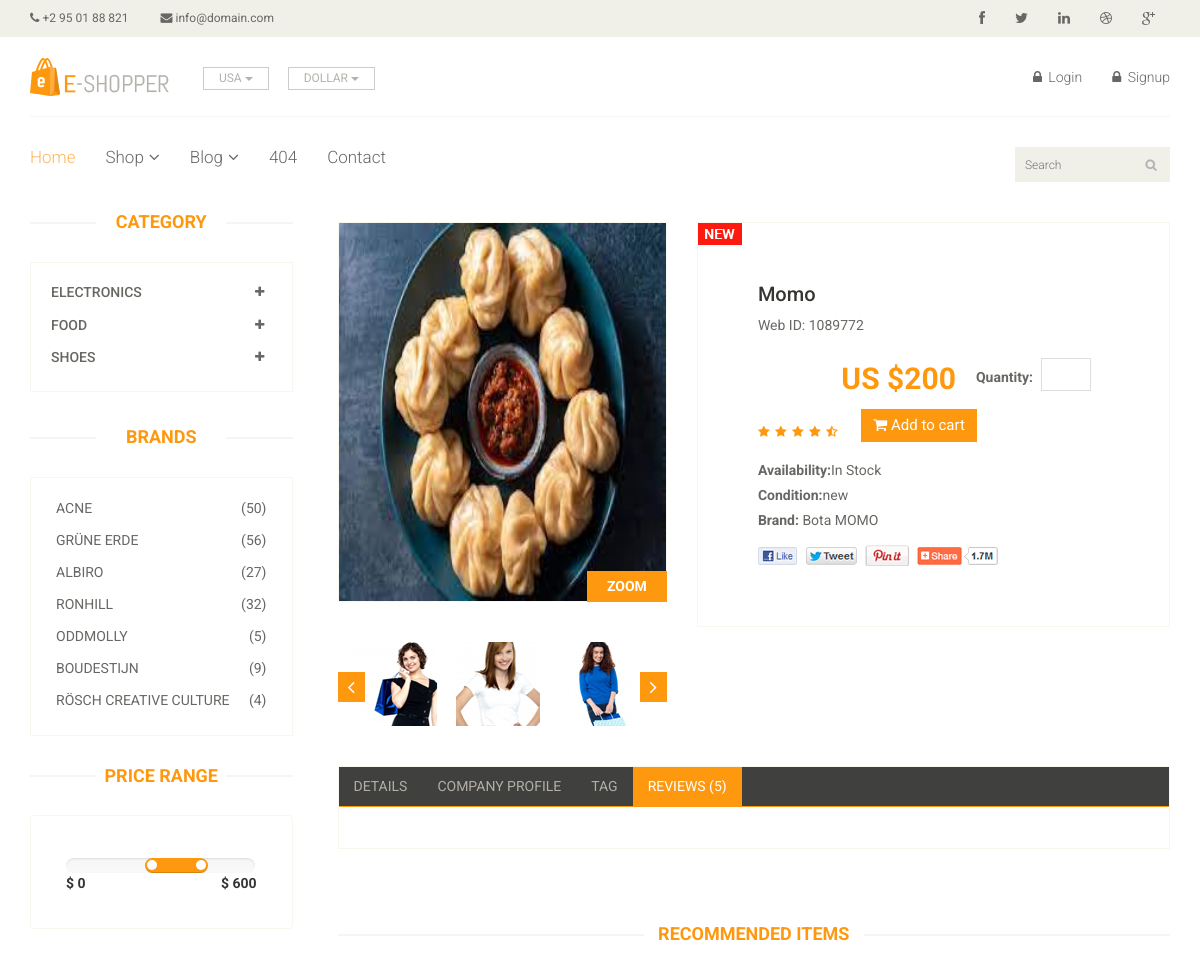
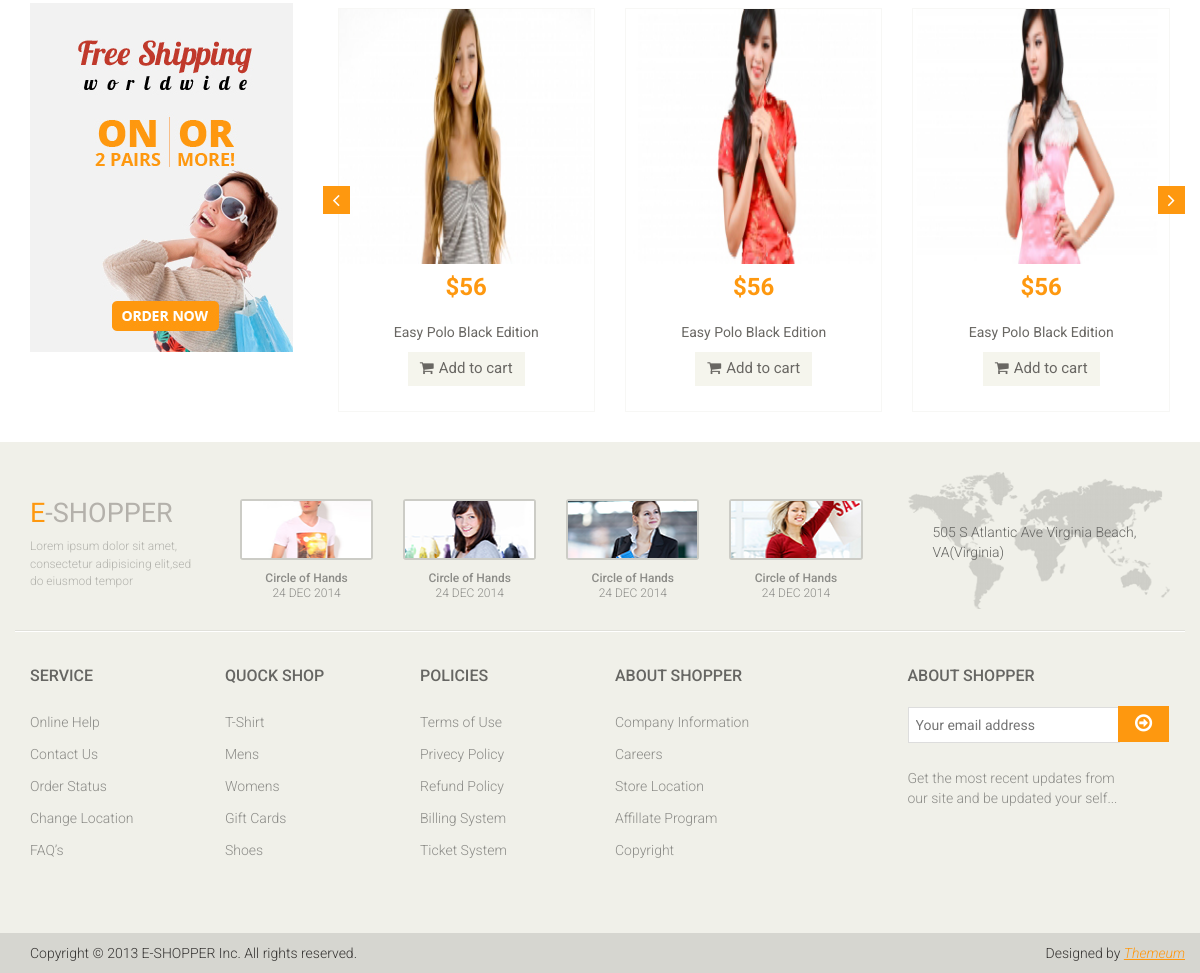
The page /product/Momo on the database its author committed (2 pictures, top to bottom).
### home/models.py (models this page shows, shortened)
class Category(models.Model):
	title = models.CharField(max_length = 400)
	slug = models.CharField(max_length = 500, unique = True) #Slug bhaneko ID jastai primary key
	description = models.TextField()

class Product(models.Model):
	title = models.CharField(max_length = 500)
	slug = models.CharField(max_length = 500, default = "", blank = True)
	price = models.IntegerField()
	discounted_price = models.IntegerField()
	status = models.CharField(max_length = 100, blank = True, choices = (('active','active'),('','inactive')))
	image = models.ImageField(upload_to = 'media')
	description = models.TextField(blank = True)
	labels = models.CharField(max_length = 100, choices = (('new','new'),('hot','hot'),('sale','sale')))
	category = models.ForeignKey(Category, on_delete = models.CASCADE)
	subcategory = models.ForeignKey(SubCategory, on_delete = models.CASCADE)
	brand = models.ForeignKey(Brand, on_delete = models.CASCADE, null = True)
	stock = models.CharField(max_length = 100, choices = (('In Stock','In Stock'),('Out of Stock','Out of Stock')))

class Brand(models.Model):
	title = models.CharField(max_length = 400)
	slug = models.CharField(max_length = 500, unique = True)
	description = models.TextField()
	def __str__(self):
		return self.title

### home/views.py (the view)
# urls.py: path('product/<slug>', ProductDetailView.as_view(), name = 'product'),
class ProductDetailView(BaseView):
	def get(self,request,slug):
		self.views['view_review'] = Review.objects.filter(slug = slug)
		self.views['detail_product'] = Product.objects.filter(slug = slug)
		self.views['slug'] = slug
		return render (request,'product-details.html',self.views)

### home/models.py (called while the page is built)
	def get_url(self):
		return reverse("home:subcategory",kwargs = {'slug':self.slug})

### templates/product-details.html (shortened to what this page needs)
{% extends 'base.html' %}
{% load static %}
{% block content %}
	<section>
		<div class="container">
			<div class="row">
				<div class="col-sm-3">
					<div class="left-sidebar">
						<h2>Category</h2>
						<div class="panel-group category-products" id="accordian">
							{% for cat in categories %}
							<div class="panel panel-default">
								<div class="panel-heading">
									<h4 class="panel-title">
										<a data-toggle="collapse" data-parent="#accordian" href="#{{cat.title}}">
											<span class="badge pull-right"><i class="fa fa-plus"></i></span>
											{{cat.title}}
										</a>
									</h4>
								</div>
							</div>
							{% endfor %}
						</div>
						<div class="brands_products">
							<h2>Brands</h2>
							<div class="brands-name">
								<ul class="nav nav-pills nav-stacked">
									<li><a href=""> <span class="pull-right">(50)</span>Acne</a></li>
									<li><a href=""> <span class="pull-right">(56)</span>Grüne Erde</a></li>
									<li><a href=""> <span class="pull-right">(27)</span>Albiro</a></li>
									<li><a href=""> <span class="pull-right">(32)</span>Ronhill</a></li>
									<li><a href=""> <span class="pull-right">(5)</span>Oddmolly</a></li>
									<li><a href=""> <span class="pull-right">(9)</span>Boudestijn</a></li>
									<li><a href=""> <span class="pull-right">(4)</span>Rösch creative culture</a></li>
								</ul>
							</div>
						</div>
						<div class="price-range">
							<h2>Price Range</h2>
							<div class="well">
								 <input type="text" class="span2" value="" data-slider-min="0" data-slider-max="600" data-slider-step="5" data-slider-value="[250,450]" id="sl2" ><br />
								 <b>$ 0</b> <b class="pull-right">$ 600</b>
							</div>
						</div>
						<div class="shipping text-center">
							<img src="images/home/shipping.jpg" alt="" />
						</div>
					</div>
				</div>
				{% for detail in detail_product %}
				<div class="col-sm-9 padding-right">
					<div class="product-details">
						<div class="col-sm-5">
							<div class="view-product">
								<img src="{{detail.image.url}}" alt="" />
								<h3>ZOOM</h3>
							</div>
							<div id="similar-product" class="carousel slide" data-ride="carousel">
								    <div class="carousel-inner">
										<div class="item active">
										  <a href=""><img src="images/product-details/similar1.jpg" alt=""></a>
										  <a href=""><img src="images/product-details/similar2.jpg" alt=""></a>
										  <a href=""><img src="images/product-details/similar3.jpg" alt=""></a>
										</div>
									</div>
								  <a class="left item-control" href="#similar-product" data-slide="prev">
									<i class="fa fa-angle-left"></i>
								  </a>
								  <a class="right item-control" href="#similar-product" data-slide="next">
									<i class="fa fa-angle-right"></i>
								  </a>
							</div>
						</div>
						<div class="col-sm-7">
							<div class="product-information">
								<img src="images/product-details/new.jpg" class="newarrival" alt="" />
								<h2>{{detail.title}}</h2>
								<p>Web ID: 1089772</p>
								<img src="images/product-details/rating.png" alt="" />
								<span>
									<span>US ${{detail.price}}</span>
									<form action="{% url 'home:add-to-cart' %}" method="POST">
									<label>Quantity:</label>
									<input name="quantity" type="number"  required>
									<button type="submit" class="btn btn-fefault cart">
										<i class="fa fa-shopping-cart"></i>
										Add to cart
									</button>
								</form>
								</span>
								<p><b>Availability:</b>{{detail.stock}}</p>
								<p><b>Condition:</b>{{detail.labels}}</p>
								<p><b>Brand:</b> {{detail.brand}}</p>
								<a href=""><img src="images/product-details/share.png" class="share img-responsive"  alt="" /></a>
							</div>
						</div>
					</div>
					<div class="category-tab shop-details-tab">
						<div class="col-sm-12">
							<ul class="nav nav-tabs">
								<li><a href="#details" data-toggle="tab">Details</a></li>
								<li><a href="#companyprofile" data-toggle="tab">Company Profile</a></li>
								<li><a href="#tag" data-toggle="tab">Tag</a></li>
								<li class="active"><a href="#reviews" data-toggle="tab">Reviews (5)</a></li>
							</ul>
						</div>
						<div class="tab-content">
							<div class="tab-pane fade active in" id="reviews" >
								<div class="col-sm-12">
								</div>
							</div>
						</div>
					</div>
					<div class="recommended_items">
						<h2 class="title text-center">recommended items</h2>
						<div id="recommended-item-carousel" class="carousel slide" data-ride="carousel">
							<div class="carousel-inner">
								<div class="item active">
									<div class="col-sm-4">
										<div class="product-image-wrapper">
											<div class="single-products">
												<div class="productinfo text-center">
													<img src="images/home/recommend1.jpg" alt="" />
													<h2>$56</h2>
													<p>Easy Polo Black Edition</p>
													<button type="button" class="btn btn-default add-to-cart"><i class="fa fa-shopping-cart"></i>Add to cart</button>
												</div>
											</div>
										</div>
									</div>
									<div class="col-sm-4">
										<div class="product-image-wrapper">
											<div class="single-products">
												<div class="productinfo text-center">
													<img src="images/home/recommend2.jpg" alt="" />
													<h2>$56</h2>
													<p>Easy Polo Black Edition</p>
													<button type="button" class="btn btn-default add-to-cart"><i class="fa fa-shopping-cart"></i>Add to cart</button>
												</div>
											</div>
										</div>
									</div>
									<div class="col-sm-4">
										<div class="product-image-wrapper">
											<div class="single-products">
												<div class="productinfo text-center">
													<img src="images/home/recommend3.jpg" alt="" />
													<h2>$56</h2>
													<p>Easy Polo Black Edition</p>
													<button type="button" class="btn btn-default add-to-cart"><i class="fa fa-shopping-cart"></i>Add to cart</button>
												</div>
											</div>
										</div>
									</div>
								</div>
							</div>
							 <a class="left recommended-item-control" href="#recommended-item-carousel" data-slide="prev">
								<i class="fa fa-angle-left"></i>
							  </a>
							  <a class="right recommended-item-control" href="#recommended-item-carousel" data-slide="next">
								<i class="fa fa-angle-right"></i>
							  </a>
						</div>
					</div>
				</div>
				{% endfor %}
			</div>
		</div>
	</section>
{% endblock %}

### rows shown on the page
Category: title "ELECTRONICS"
Category: title "FOOD"
Category: title "SHOES"
Product: image (picture), title "Momo", price "200", stock "In Stock", labels "new", brand "Bota MOMO"
